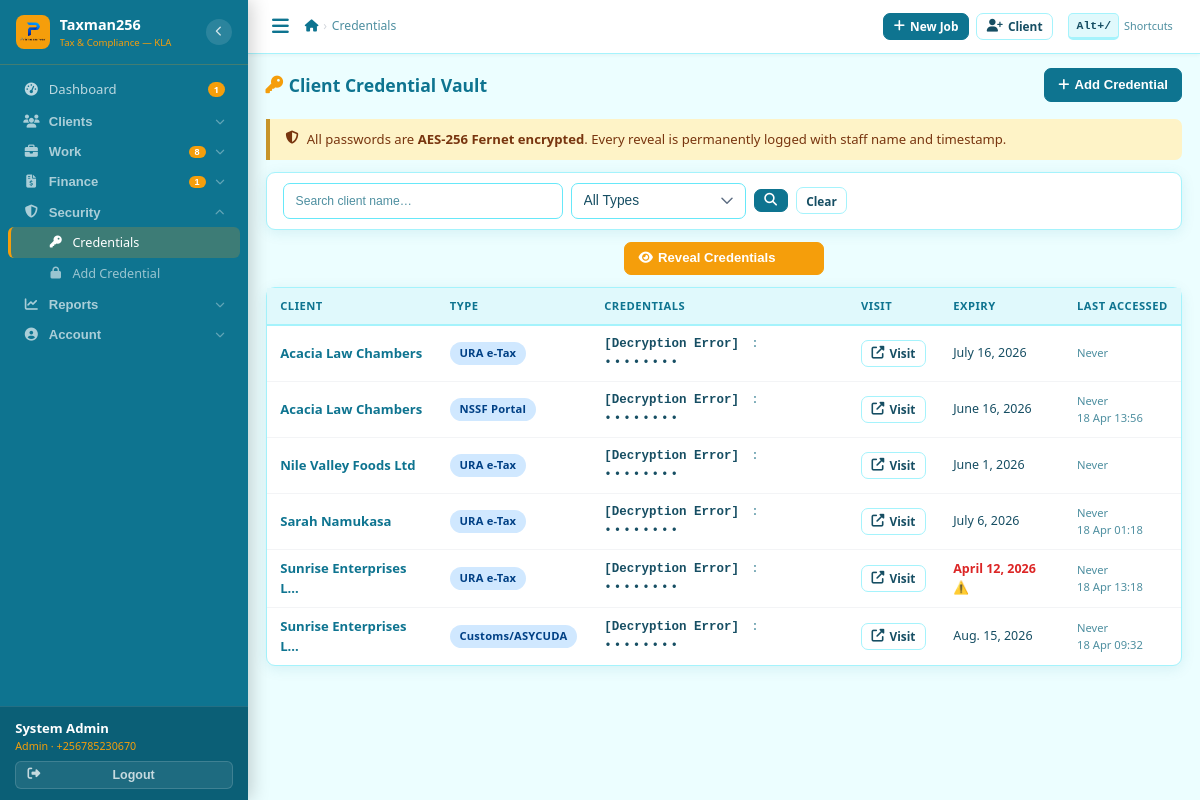
The page /credentials/ (signed in) on the database as committed earlier.
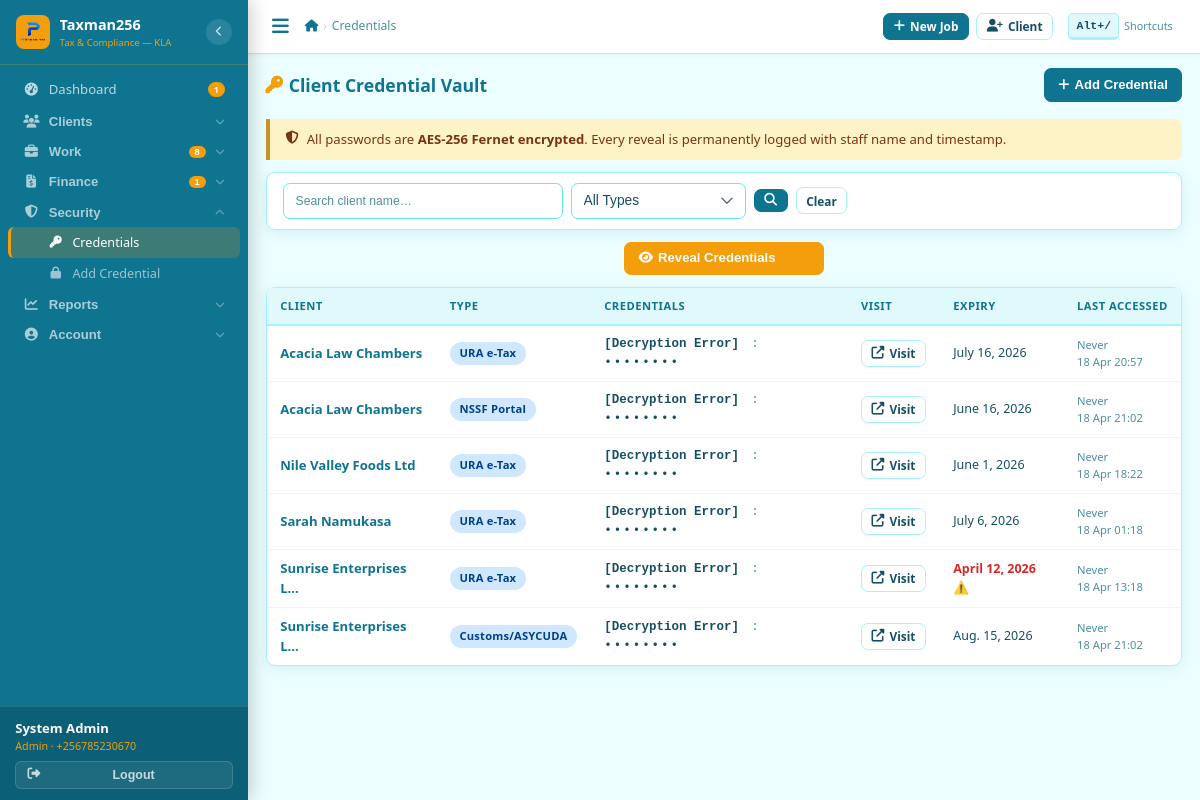
The same page on the database as committed later.
### credentials/models.py (models this page shows, shortened)
class ClientCredential(models.Model):
    CRED_TYPE = [
        ('ura_etax','URA e-Tax'),('nssf','NSSF Portal'),('ursb','URSB Portal'),
        ('bank','Bank'),('mobile_money','Mobile Money'),('customs','Customs/ASYCUDA'),('custom','Custom'),
    ]
    STATUS = [('pending','Pending Setup'),('active','Active'),('needs_reset','Needs Reset'),('archived','Archived')]
    client = models.ForeignKey(Client, on_delete=models.CASCADE, related_name='credentials')
    credential_type = models.CharField(max_length=20, choices=CRED_TYPE)
    label = models.CharField(max_length=200)
    username_encrypted = models.TextField(blank=True)
    password_encrypted = models.TextField(blank=True)
    status = models.CharField(max_length=20, choices=STATUS, default='pending')
    expiry_date = models.DateField(null=True, blank=True)
    notes_encrypted = models.TextField(blank=True)
    created_by = models.ForeignKey(User, on_delete=models.SET_NULL, null=True, related_name='created_credentials')
    last_accessed_by = models.ForeignKey(User, on_delete=models.SET_NULL, null=True, blank=True, related_name='accessed_credentials')
    last_accessed_at = models.DateTimeField(null=True, blank=True)
    created_at = models.DateTimeField(auto_now_add=True)
    def get_username(self): return decrypt_value(self.username_encrypted)
    def get_website_url(self):
        urls = {
            'ura_etax': 'https://ura.go.ug',
            'nssf': 'https://nssfug.org',
            'ursb': 'https://ursb.go.ug',
            'bank': '',  # Varies by bank
            'mobile_money': '',  # Varies by provider
            'customs': 'https://ura.go.ug',  # ASYCUDA via URA
            'custom': '',  # Custom - no default
        }
        return urls.get(self.credential_type, '')

### clients/models.py (models this page shows, shortened)
class Client(models.Model):
    CLIENT_TYPE = [('individual','Individual'),('company','Company'),('ngo','NGO'),('partnership','Partnership')]
    STATUS = [('active','Active'),('dormant','Dormant'),('suspended','Suspended'),('blacklisted','Blacklisted')]
    client_id = models.CharField(max_length=20, unique=True, editable=False)
    client_type = models.CharField(max_length=20, choices=CLIENT_TYPE, default='individual')
    full_name = models.CharField(max_length=200)
    trading_name = models.CharField(max_length=200, blank=True)
    tin = models.CharField(max_length=50, blank=True, unique=False, verbose_name='TIN')
    phone_primary = models.CharField(max_length=20)
    phone_whatsapp = models.CharField(max_length=20, blank=True)
    email = models.EmailField(blank=True)
    physical_address = models.CharField(max_length=300, blank=True)
    district = models.CharField(max_length=100, default='Kampala')
    date_registered = models.DateField(auto_now_add=True)
    referred_by = models.ForeignKey('self', null=True, blank=True, on_delete=models.SET_NULL, related_name='referrals')
    assigned_officer = models.ForeignKey(User, on_delete=models.SET_NULL, null=True, related_name='assigned_clients')
    status = models.CharField(max_length=20, choices=STATUS, default='active')
    notes = models.TextField(blank=True)
    total_outstanding = models.DecimalField(max_digits=15, decimal_places=2, default=0)
    last_transaction_date = models.DateField(null=True, blank=True)
    created_by = models.ForeignKey(User, on_delete=models.SET_NULL, null=True, related_name='created_clients')
    created_at = models.DateTimeField(auto_now_add=True)
    updated_at = models.DateTimeField(auto_now=True)
    class Meta:
        ordering = ['-created_at']
    def get_display_name(self):
        return self.full_name

### core/models.py (models this page shows, shortened)
class User(AbstractUser):
    ROLE_CHOICES = [
        ('receptionist', 'Receptionist'),
        ('tax_officer',  'Tax Officer'),
        ('senior_officer','Senior Officer'),
        ('manager',      'Manager'),
        ('admin',        'Admin'),
    ]
    THEME_CHOICES = [
        ('ocean',    'Ocean Teal'),
    ]
    role              = models.CharField(max_length=20, choices=ROLE_CHOICES, default='tax_officer')
    phone_whatsapp    = models.CharField(max_length=20, blank=True,
                                         help_text='WhatsApp number used for sending reminders (e.g. +256785230670)')
    email_notify      = models.EmailField(blank=True,
                                          help_text='Email used for sending communications (e.g. taxissues.go@gmail.com)')
    is_active_staff   = models.BooleanField(default=True)
    date_joined_firm  = models.DateField(null=True, blank=True)
    receive_debt_alerts = models.BooleanField(default=True,
                                               help_text='Receive Saturday/Monday debt reports')
    receive_task_reminders = models.BooleanField(default=True,
                                                  help_text='Receive reminders for incomplete tasks')
    ui_theme          = models.CharField(max_length=20, choices=THEME_CHOICES, default='ocean')

### credentials/views.py (the view, shortened to what this page needs)
# urls.py: path('',              views.credential_list,   name='list'),
@login_required
def credential_list(request):
    q = request.GET.get('q', '')
    type_filter = request.GET.get('type', '')
    creds = ClientCredential.objects.select_related('client', 'last_accessed_by').order_by('client__full_name')
    if q:
        creds = creds.filter(Q(client__full_name__icontains=q) | Q(label__icontains=q))
    if type_filter:
        creds = creds.filter(credential_type=type_filter)
    today = timezone.now().date()
    expiring_soon = creds.filter(expiry_date__lte=today + timezone.timedelta(days=14), expiry_date__gte=today)
    return render(request, 'credentials/credential_list.html', {
        'creds': creds, 'expiring_soon': expiring_soon,
        'today': today, 'q': q, 'type_filter': type_filter,
        'cred_types': ClientCredential.CRED_TYPE,
        'add_form': CredentialForm(),
    })

### credentials/views.py
class CredentialForm(forms.ModelForm):
    username_plain = forms.CharField(label='Username / TIN', required=False,
        widget=forms.TextInput(attrs={'placeholder': 'Username or TIN', 'autocomplete': 'off'}))
    password_plain = forms.CharField(label='Password', required=False,
        widget=forms.PasswordInput(attrs={'placeholder': 'Enter password', 'autocomplete': 'new-password'}))
    notes_plain = forms.CharField(label='Notes (encrypted)', required=False,
        widget=forms.Textarea(attrs={'rows': 2, 'placeholder': 'Security question, recovery email, PIN…'}))
    class Meta:
        model = ClientCredential
        fields = ['client', 'credential_type', 'label', 'status', 'expiry_date']
        widgets = {'expiry_date': forms.DateInput(attrs={'type': 'date'})}
    def __init__(self, *args, **kwargs):
        super().__init__(*args, **kwargs)
        self.fields['client'].queryset = Client.objects.order_by('full_name')
        self.fields['expiry_date'].required = False

### credentials/models.py (called while the page is built)
def get_fernet():
    return Fernet(settings.CREDENTIAL_FERNET_KEY.encode())

### templates/credentials/credential_list.html (shortened to what this page needs)
{% extends 'base.html' %}
{% block nav_cred %}active{% endblock %}
{% block breadcrumbs %}<li class="active">Credentials</li>{% endblock %}
{% block content %}
<div class="page-hdr">
  <h4 class="page-title"><i class="fas fa-key"></i>Client Credential Vault</h4>
  <button type="button" class="btn btn-primary" id="openAddCred">
    <i class="fas fa-plus"></i> Add Credential
  </button>
</div>
<div class="alert alert-note mb-3">
  <i class="fas fa-shield-alt"></i>
  <span>All passwords are <strong>AES-256 Fernet encrypted</strong>. Every reveal is permanently logged with staff name and timestamp.</span>
</div>
<div class="card mb-3">
  <div class="card-bd" style="padding:.65rem 1rem">
    <form method="get" class="flex gap-2 flex-wrap items-center">
      <input type="text" name="q" value="{{ q }}" class="form-ctrl" style="max-width:280px" placeholder="Search client name…">
      <select name="type" class="form-ctrl" style="width:auto" onchange="this.form.submit()">
        <option value="">All Types</option>
      </select>
      <button class="btn btn-primary btn-sm"><i class="fas fa-search"></i></button>
      <a href="{% url 'credentials:list' %}" class="btn btn-outline btn-sm">Clear</a>
    </form>
  </div>
</div>
<div class="mb-3" style="text-align:center">
  <button type="button" class="btn btn-gold" id="revealBtn" style="min-width:200px">
    <i class="fas fa-eye"></i> Reveal Credentials
  </button>
</div>
<div class="card">
  <div class="tbl-wrap">
    <table class="tbl">
      <thead>
        <tr><th>Client</th><th>Type</th><th>Credentials</th><th>Visit</th><th>Expiry</th><th>Last Accessed</th></tr>
      </thead>
      <tbody>
        {% for cred in creds %}
        <tr class="cred-row" data-pk="{{ cred.pk }}" data-label="{{ cred.label }}" data-client="{{ cred.client.get_display_name }}">
          <td><a href="{% url 'clients:detail' cred.client.pk %}" class="fw-7">{{ cred.client.get_display_name|truncatechars:22 }}</a></td>
          <td><span class="badge badge-open fs-xs">{{ cred.get_credential_type_display }}</span></td>
          <td class="fs-sm cred-credentials" style="font-family:monospace">
            <span class="cred-username fw-6">{{ cred.get_username|default:cred.label }}</span>
            <span style="color:var(--muted);margin:0 .3rem">:</span>
            <span class="cred-password" style="letter-spacing:2px">••••••••</span>
          </td>
          <td>
            {% with website_url=cred.get_website_url %}
            {% if website_url %}
            <a href="{{ website_url }}" target="_blank" class="btn btn-outline btn-sm" title="Visit {{ cred.get_credential_type_display }} portal">
              <i class="fas fa-external-link-alt"></i> Visit
            </a>
            {% else %}
            <span class="fs-xs text-muted">—</span>
            {% endif %}
            {% endwith %}
          </td>
          <td class="fs-sm {% if cred.expiry_date and cred.expiry_date <= today %}text-danger fw-7{% endif %}">
            {{ cred.expiry_date|default:"—" }}{% if cred.expiry_date and cred.expiry_date <= today %} ⚠️{% endif %}
          </td>
          <td class="fs-xs text-muted">
            {{ cred.last_accessed_by.get_full_name|default:"Never" }}
            {% if cred.last_accessed_at %}<br>{{ cred.last_accessed_at|date:"d M H:i" }}{% endif %}
          </td>
        </tr>
        {% empty %}
        <tr><td colspan="6"><div class="empty-state"><i class="fas fa-key"></i><p>No credentials stored yet.</p></div></td></tr>
        {% endfor %}
      </tbody>
    </table>
  </div>
</div>
{% endblock %}

Rows that differ between the two databases and show on the page:
changed ClientCredential: last_accessed_at (not shown) → "18 Apr 20:57"
changed ClientCredential "June 16, 2026": last_accessed_at "18 Apr 13:56" → "18 Apr 21:02"
changed ClientCredential "Nile Valley Foods Ltd": last_accessed_at (not shown) → "18 Apr 18:22"
changed ClientCredential "Aug. 15, 2026": last_accessed_at "18 Apr 09:32" → "18 Apr 21:02"
